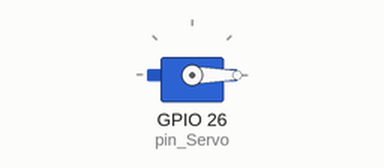
Simulated run of this sketch. Board: ESP32. On the bench: servo.

Above: at 0.05 s.
At 4.0 s:
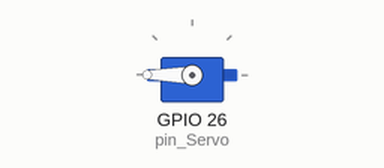
Timing chart, 0 to 5.2 s (numbered marks = the images above):
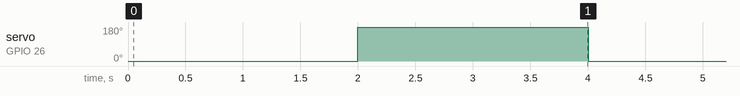

The sketch:

SERVO.ino
```cpp
/* ==================
  TrainWare
  Servo Control Code
=================== */

// Inisialisasi Library Servo.h
#include <Servo.h>

// mendefinisikan pin Servo pada ESP32
#define pin_Servo  26

// Alliasing library Servo menjadi myservo
Servo myservo;
// Anda dapat menambahkan servo hingga 12 buah
// Servo myservo2; // Uncomment ini jika ingin menambahkan hingga 2 servo

// Inisialisasi Variable pos (posisi servo)
int pos = 0;

void setup() {
  // Inisialisasi start Servo
  myservo.attach(pin_Servo);
}

void loop() {
  // Fungsi gerakan servo dari 0 derajat hingga 180 derajat
    myservo.write(0);
    delay(2000);
    myservo.write(180);
    delay(2000);
}
```

Measured:
- by itself, servo on GPIO 26 (pin_Servo): alternates 180° for 2.0 s and 0° for 2.0 s
